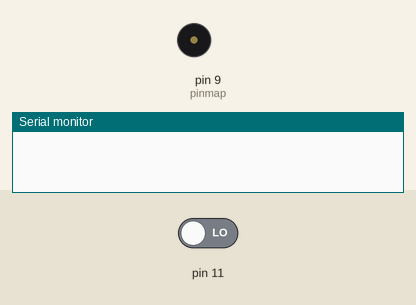
Bench run of a sketch on a simulated Arduino Mega 2560, built with avr-gcc and run on an emulated ATmega2560. Shown: buzzer (waves = sounding), the last lines printed to the serial monitor. The inputs (shaded band) are chosen by the test bench; at power-on: pin 11 LOW.

Above: at 1.2 s.
1.3 s: pin 11 driven HIGH
At 1.42 s:
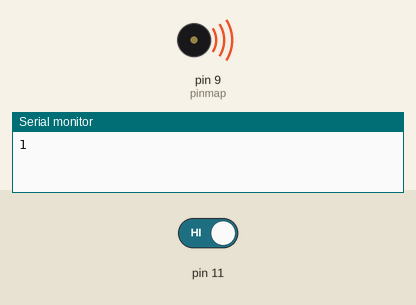
Timing chart, 0 to 10.3 s (numbered marks = the images above; inputs shaded):
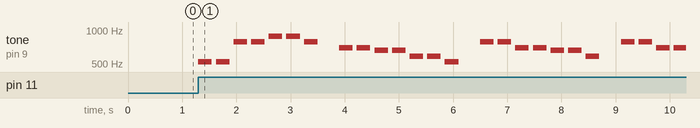

Measured:
- after the input at 1.3 s, tone on pin 9 (pinmap): plays 523 Hz for 0.25 s, 523 Hz for 0.25 s, 784 Hz for 0.25 s, 784 Hz for 0.25 s, 880 Hz for 0.25 s, 880 Hz for 0.25 s … (25 notes in this stretch), starting at once

The sketch:

HW1.ino
```cpp
#include "led_control.h"
#include "notes.h"
bool a1 = false;
bool a2 = false;
int pinmap[8] = {2,3,4,5,6,7,8,9};
int state=0;

led_control ledarray;
notes note(9);
void setup(){
  pinMode(11, INPUT);
  Serial.begin(9600);
  ledarray.setting(pinmap);
}

void loop(){
  sta();
}

void sta(){
  a1 = digitalRead(11) ;
  if (( ( a1 ) != ( a2 ) )){
    if (( ( a1 ) == ( HIGH ) )){
      state = ( state + 1 ) ;
      Serial.print(state);
      Serial.println();
      if(state == 1){
          note.Star();
          state =1;
      }else if(state == 2){
        note.Bee();
        state =2;
        }else if(state == 3){
      note.Melody();
      state =3;
      }
    }
  }
  a2 = a1 ;
}
```

led_control.cpp
```cpp
#include <Arduino.h>
#include "led_control.h"

led_control::led_control(){}
led_control::led_control(int pinmap[8]){
  for(int i=0;i<__len;i++)
    __map[i] = pinmap[i];
}

void led_control::setting(int pinmap[8]){
  for(int i=0;i<__len;i++)
    __map[i] = pinmap[i];
}

void led_control::display(int len){
  int c = __len>len?len:__len;
  for(int i=0;i<__len;i++)
    digitalWrite(__map[i], i<c?HIGH:LOW);
}
```

led_control.h
```cpp
#ifndef LED_CONTROL_H
#define LED_CONTROL_H

#include <Arduino.h>


class led_control{
public:
  led_control();
  led_control(int pinmap[]);
  void setting(int pinmap[]);
  void display(int len);
private:
  int __map[8];
  int __len = 8;
};

#endif
```

notes.cpp
```cpp
#include "Arduino.h"
#include "notes.h"

notes::notes(int p){
  pinMode(p, OUTPUT);
  pin = p;
}

void notes::Star() {
  int count1=sizeof(starnote)/sizeof(int);
  for (int i=0; i<count1; i++) {
    int d=1000/starduration[i];
    tone(pin,starnote[i],d);
    int p=d*1.3;
    delay(p);
    noTone(pin);
    }
  }

void notes::Bee() {
  int count2=sizeof(beenote)/sizeof(int);
  for (int i=0; i<count2; i++) {
    int d=1000/beeduration[i];
    tone(pin, beenote[i], d);
    int p=d*1.3;
    delay(p);
    noTone(pin);
    }
  }
void notes::Melody() {
  int count3= sizeof(Melodynote)/sizeof(int);
  for (int i=0; i<count3; i++) {
    int d=1000/Melodyduration[i];
    tone(pin, Melodynote[i], d);
    int p = d*1.3;
    delay(p);
    noTone(pin);
    }
  }
```

notes.h
```cpp
#ifndef NOTES_H
#define NOTES_H

#define C0  18
#define CS0 17
#define D0  18
#define DS0 19
#define E0  21
#define F0  22
#define FS0 23
#define G0  25
#define GS0 26
#define A0  28
#define AS0 29
#define C1  33
#define CS1 35
#define D1  37
#define DS1 39
#define E1  41
#define F1  44
#define FS1 46
#define G1  49
#define GS1 52
#define A1  55
#define AS1 58
#define C2  65
#define CS2 69
#define D2  73
#define DS2 78
#define E2  82
#define F2  87
#define FS2 93
#define G2  98
#define GS2 104
#define A2  110
#define as2 117
#define B2  123
#define C3  131
#define CS3 139
#define D3  147
#define DS3 156
#define E3  165
#define F3  175
#define FS3 185
#define G3  196
#define GS3 208
#define A3  220
#define AS3 233
#define B3  247
#define C4  262
#define CS4 277
#define D4  294
#define DS4 311
#define E4  330
#define F4  349
#define FS4 370
#define G4  392
#define GS4 415
#define A4  440
#define AS4 466
#define B4  494
#define C5  523
#define CS5 554
#define D5  587
#define DS5 622
#define E5  659
#define F5  698
#define FS5 740
#define G5  784
#define GS5 831
#define A5  880
#define AS5 932
#define B5  988
#define C6  1047
#define CS6 1109
#define D6  1175
#define DS6 1245
#define E6  1319
#define F6  1397
#define FS6 1480
#define G6  1568
#define GS6 1661
#define A6  1760
#define AS6 1865
#define B6  1976
#define C7  2093
#define CS7 2217
#define D7  2349
#define DS7 2489
#define E7  2637
#define F7  2794
#define FS7 2960
#define G7  3136
#define GS7 3322
#define A7  3520
#define AS7 3729
#define B7  3951
#define C8  4186
#define CS8 4435
#define D8  4699
#define DS8 4978
#define E8  5274
#define F8  5588
#define FS8 5920
#define G8  6272
#define GS8 6645
#define A8  7040
#define AS8 7459
#define B8  7902

class notes{
    public:
        notes(int p);
        void Star();
        void Bee();
        void Melody();

	  private:
      int pin;
      int starnote[54]={C5, C5, G5, G5, A5, A5, G5, 0, F5, F5, E5, E5, D5, D5, C5, 0,
                          G5, G5, F5, F5, E5, E5, D5, 0, G5, G5, F5, F5, E5, E5, D5, 0,
                          C5, C5, G5, G5, A5, A5, G5, 0, F5, F5, E5, E5, D5, D5, C5, 0};

        int starduration[54]={4, 4, 4, 4, 4, 4, 4, 4, 4, 4, 4, 4, 4, 4, 4, 4,
                            4, 4, 4, 4, 4, 4, 4, 4, 4, 4, 4, 4, 4, 4, 4, 4,
                            4, 4, 4, 4, 4, 4, 4, 4, 4, 4, 4, 4, 4, 4, 4, 4};

        int beenote[64]={G5, E5, E5, 0, F5, D5, D5, 0, C5, D5, E5, F5, G5, G5, G5, 0,
                         G5, E5, E5, 0, F5, D5, D5, 0, C5, E5, G5, G5, E5, 0, 0, 0,
                         D5, D5, D5, D5, D5, E5, F5, 0, E5, E5, E5, E5, E5, F5, G5, 0,
                         G5, E5, E5, 0, F5, D5, D5, 0, C5, E5, G5, G5, C5, 0, 0, 0};

        int beeduration[64]={4, 4, 4, 4, 4, 4, 4, 4, 4, 4, 4, 4, 4, 4, 4, 4,
                             4, 4, 4, 4, 4, 4, 4, 4, 4, 4, 4, 4, 4, 4, 4, 4,
                             4, 4, 4, 4, 4, 4, 4, 4, 4, 4, 4, 4, 4, 4, 4, 4,
                             4, 4, 4, 4, 4, 4, 4, 4, 4, 4, 4, 4, 4, 4, 4, 4};

        int Melodynote[98]={E4, E4, E4, C4, E4, G4, G3,
                            C4, G3, E3, A3, B3, AS3, A3, G3,
                            E4, G4, A4, F4, G4, E4, C4, D4, B3,
                            C4, G3, E3, A3, B3, AS3, A3, G3,
                            E4, G4, A4, F4, G4, E4, C4, D4, B3,
                            G4, FS4, E4, DS4, E4, GS3, A3, C4, A3, C4,
                            D4, G4, FS4, E4, DS4, E4, C5, C5, C5,
                            G4, FS4, E4, DS4, E4, GS3, A3,
                            C4, A3, C4, D4, DS4, D4, C4,
                            C4, C4, C4, C4, D4, E4, C4, A3,
                            G3, C4, C4, C4, C4, D4, E4,
                            C4, C4, C4, C4, D4, E4, C4, A3, G3};

        int Melodyduration[98]={8,4,4,8,4,2,2,
                3,3,3,4,4,8,4,8,
                8,8,4,8,4,3,8,8,3,
                3,3,3,4,4,8,4,8,
                8,8,4,8,4,3,8,8,2,
                8,8,8,4,4,8,8,4,8,8,
                3,8,8,8,4,4,4,8,2,
                8,8,8,4,4,8,8,
                4,8,8,3,3,3,1,
                8,4,4,8,4,8,4,8,
                2,8,4,4,8,4,1,
                8,4,4,8,4,8,4,8,2};

};

#endif
```
